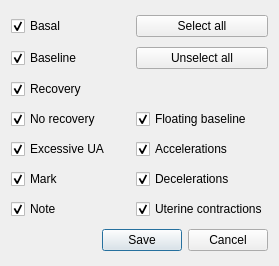
<?xml version="1.0" encoding="UTF-8"?>
<ui version="4.0">
 <class>AnnShowHideForm</class>
 <widget class="QDialog" name="AnnShowHideForm">
  <property name="geometry">
   <rect>
    <x>0</x>
    <y>0</y>
    <width>279</width>
    <height>266</height>
   </rect>
  </property>
  <property name="windowTitle">
   <string>Dialog</string>
  </property>
  <layout class="QGridLayout" name="gridLayout">
   <item row="1" column="0">
    <widget class="QCheckBox" name="cbBaseline">
     <property name="text">
      <string>Baseline</string>
     </property>
     <property name="checked">
      <bool>true</bool>
     </property>
    </widget>
   </item>
   <item row="3" column="0">
    <widget class="QCheckBox" name="cbNoRecovery">
     <property name="text">
      <string>No recovery</string>
     </property>
     <property name="checked">
      <bool>true</bool>
     </property>
    </widget>
   </item>
   <item row="1" column="1">
    <widget class="QPushButton" name="btnUnselect">
     <property name="text">
      <string>Unselect all</string>
     </property>
    </widget>
   </item>
   <item row="2" column="0">
    <widget class="QCheckBox" name="cbRecovery">
     <property name="text">
      <string>Recovery</string>
     </property>
     <property name="checked">
      <bool>true</bool>
     </property>
    </widget>
   </item>
   <item row="4" column="1">
    <widget class="QCheckBox" name="cbAccel">
     <property name="text">
      <string>Accelerations</string>
     </property>
     <property name="checked">
      <bool>true</bool>
     </property>
    </widget>
   </item>
   <item row="3" column="1">
    <widget class="QCheckBox" name="cbFloatingBaseline">
     <property name="text">
      <string>Floating baseline</string>
     </property>
     <property name="checked">
      <bool>true</bool>
     </property>
    </widget>
   </item>
   <item row="4" column="0">
    <widget class="QCheckBox" name="cbExcessiveUA">
     <property name="text">
      <string>Excessive UA</string>
     </property>
     <property name="checked">
      <bool>true</bool>
     </property>
    </widget>
   </item>
   <item row="5" column="0">
    <widget class="QCheckBox" name="cbMark">
     <property name="text">
      <string>Mark</string>
     </property>
     <property name="checked">
      <bool>true</bool>
     </property>
    </widget>
   </item>
   <item row="5" column="1">
    <widget class="QCheckBox" name="cbDecel">
     <property name="text">
      <string>Decelerations</string>
     </property>
     <property name="checked">
      <bool>true</bool>
     </property>
     <property name="tristate">
      <bool>false</bool>
     </property>
    </widget>
   </item>
   <item row="6" column="0">
    <widget class="QCheckBox" name="cbNote">
     <property name="text">
      <string>Note</string>
     </property>
     <property name="checked">
      <bool>true</bool>
     </property>
    </widget>
   </item>
   <item row="6" column="1">
    <widget class="QCheckBox" name="cbUA">
     <property name="text">
      <string>Uterine contractions</string>
     </property>
     <property name="checked">
      <bool>true</bool>
     </property>
    </widget>
   </item>
   <item row="0" column="0">
    <widget class="QCheckBox" name="cbBasal">
     <property name="text">
      <string>Basal</string>
     </property>
     <property name="checked">
      <bool>true</bool>
     </property>
    </widget>
   </item>
   <item row="0" column="1">
    <widget class="QPushButton" name="btnSelectAll">
     <property name="text">
      <string>Select all</string>
     </property>
    </widget>
   </item>
   <item row="7" column="0" colspan="2">
    <widget class="QDialogButtonBox" name="buttonBox">
     <property name="standardButtons">
      <set>QDialogButtonBox::Cancel|QDialogButtonBox::Save</set>
     </property>
    </widget>
   </item>
  </layout>
 </widget>
 <resources/>
 <connections/>
</ui>
